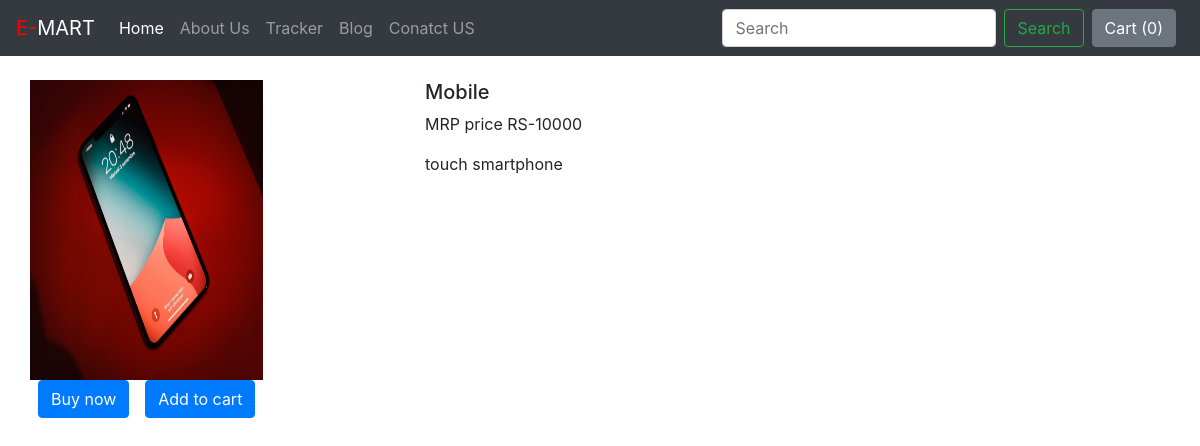
The page /shop/products/4 on the database its author committed.
### shop/models.py (models this page shows)
class Product(models.Model):
    product_id = models.AutoField
    product_name = models.CharField(max_length=50)
    category = models.CharField(max_length=50, default="")
    subcategory = models.CharField(max_length=50,default="")
    price = models.IntegerField(default=0)
    desc = models.CharField(max_length=300)
    pub_date = models.DateField()
    image = models.ImageField(upload_to="shop/images",default="")
    def __str__(self):
        return self.product_name

### shop/views.py (the view)
# urls.py: path('products/<int:myid>', views.productView, name="ProductView"),
def productView(request, myid):
    product = Product.objects.filter(id=myid)
    print(product)
    return render(request,'shop/prodview.html',{'product' : product[0]})

### shop/templates/shop/prodview.html (shortened to what this page needs)
{% extends 'shop/basic.html' %}
{% block body %}
<div class="container my-4">
    <div class="row">
        <div class="col-md-4">
            <div class="row">
                <img src="/media/{{product.image}}" width="233px" height="300px" alt="">
            </div>
            <div class="row">
                <button class="btn btn-primary mx-2">Buy now</button>
                <button class="btn btn-primary mx-2">Add to cart</button>
            </div>
        </div>
        <div class="col-md-8">
            <h5>{{product.product_name}}</h5>
            <p> MRP price RS-{{product.price}} </p>
            <p>{{product.desc}}</p>
        </div>
    </div>
</div>
{% endblock %}

### rows shown on the page
Product: image (picture), product_name "Mobile", price "10000", desc "touch smartphone"
